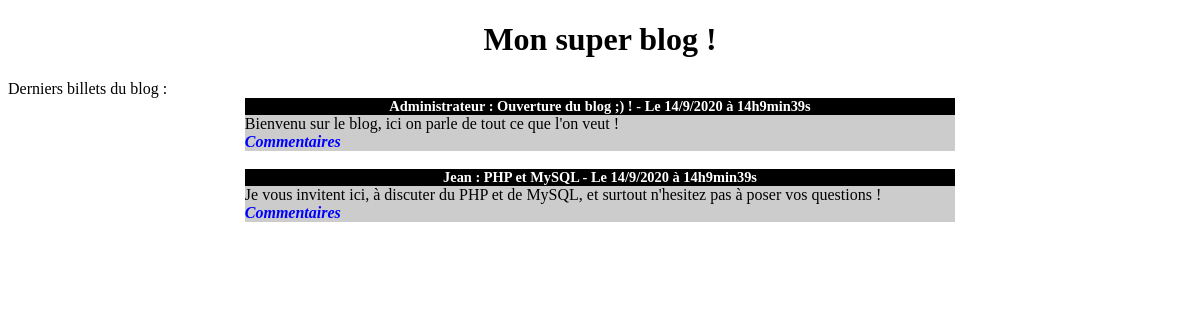
The page / on the database its author committed.
### tables this page shows
CREATE TABLE IF NOT EXISTS `billets` (
  `id` int(11) NOT NULL AUTO_INCREMENT,
  `auteur` varchar(255) NOT NULL,
  `titre` varchar(255) NOT NULL,
  `contenu` text NOT NULL,
  `date_creation` datetime NOT NULL DEFAULT CURRENT_TIMESTAMP,
  PRIMARY KEY (`id`)
);

### index.php (the view, shortened to what this page needs)
<!DOCTYPE html>
<html>
	<head>
		<link rel="stylesheet" type="text/css" href="style_blog.css">
	</head>
	<body>
		<h1>Mon super blog !</h1>
		<div>Derniers billets du blog :</div>
		<?php
		$bdd = new PDO('mysql:host=localhost;dbname=test', 'root', '', array(PDO::ATTR_ERRMODE => PDO::ERRMODE_EXCEPTION));
		$bdd->exec('SET NAMES utf8');
		$reponse = $bdd->query('SELECT id, auteur, titre, contenu, DAY(date_creation) AS jour, MONTH(date_creation) AS mois, YEAR(date_creation) AS annee, HOUR(date_creation) AS heure, MINUTE(date_creation) AS minute, SECOND(date_creation) AS seconde FROM billets');
		while ($donnees = $reponse->fetch())
		{
			echo '<h3>' . htmlspecialchars($donnees['auteur']) . ' : ' . htmlspecialchars($donnees['titre']) . ' - Le ' . $donnees['jour'] . '/' . $donnees['mois'] . '/' . $donnees['annee'] . ' à ' . $donnees['heure'] . 'h' . $donnees['minute'] . 'min' . $donnees['seconde'] . 's</h3><p>' . htmlspecialchars($donnees['contenu']) . '</p>';
			echo '<p><strong><em>' . '<a href="commentaires.php?id=' . $donnees['id'] . '">Commentaires</a></em></strong></p><br />';
		}
		?>
	</body>
</html>

### style_blog.css (style rules this page uses)
h1, h3 { text-align:center; }
h3 { background-color:black; color:white; font-size:0.9em; margin-bottom:0px; width: 60%; margin: auto; }
p { background-color:#CCCCCC; margin-top:0px; margin:auto; width: 60%; }
a { text-decoration: none; color: blue; }

### rows shown on the page
billets: auteur "Administrateur", titre "Ouverture du blog ;) !", jour "14", mois "9", annee "2020", heure "14", minute "9", seconde "39", contenu "Bienvenu sur le blog, ici on parle de tout ce que l'on veut !"
billets: auteur "Jean", titre "PHP et MySQL", jour "14", mois "9", annee "2020", heure "14", minute "9", seconde "39", contenu "Je vous invitent ici, à discuter du PHP et de MySQL, et surtout n'hesitez pas à poser vos questions !"
